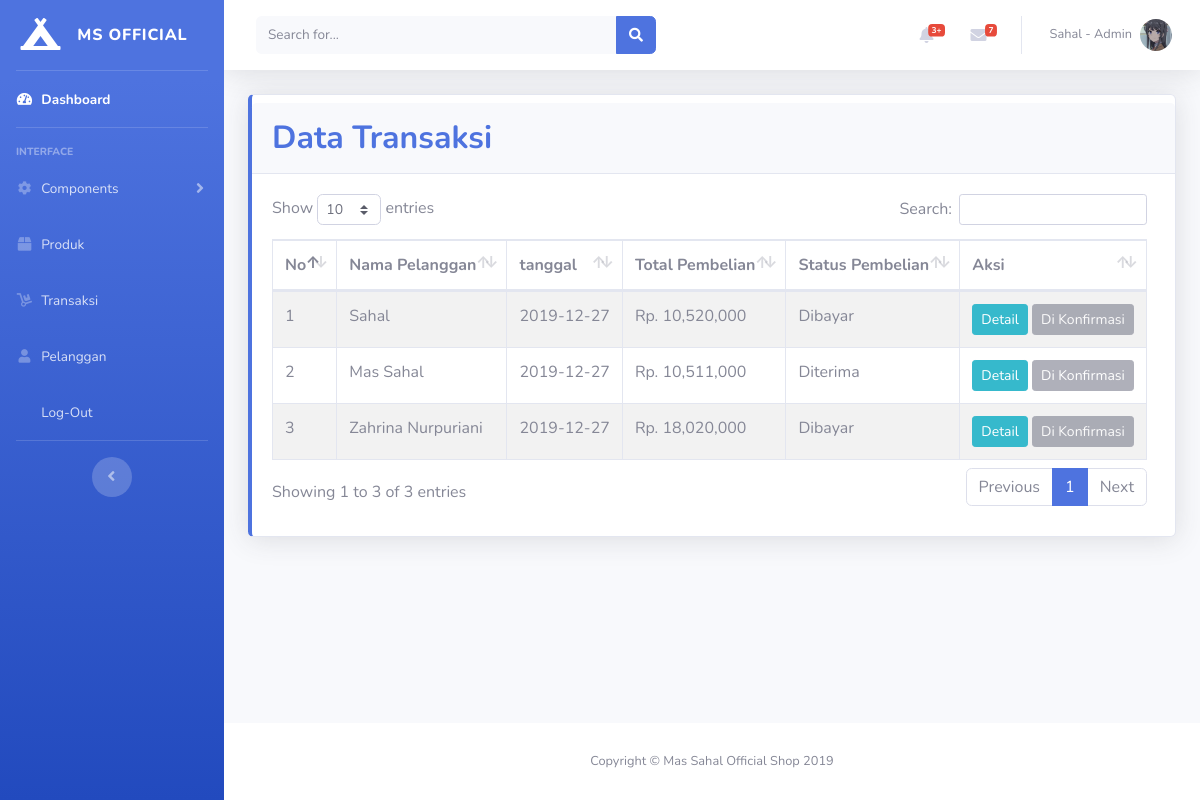
Page /admin/index.php?halaman=pembelian (signed in) on the committed database.
### tables this page shows
CREATE TABLE `pembelian` (
  `id_pembelian` int(11) NOT NULL,
  `id_pelanggan` int(11) NOT NULL,
  `id_ongkir` int(11) NOT NULL,
  `tanggal_pembelian` date NOT NULL,
  `total_pembelian` int(11) NOT NULL,
  `nama_kota` varchar(100) NOT NULL,
  `alamat_pengiriman` text NOT NULL,
  `kurir` varchar(100) NOT NULL,
  `tarif` int(11) NOT NULL,
  `status_pembelian` varchar(10) NOT NULL DEFAULT 'Pending'
);

CREATE TABLE `pelanggan` (
  `id_pelanggan` int(11) NOT NULL,
  `email_pelanggan` varchar(100) NOT NULL,
  `password_pelanggan` varchar(100) NOT NULL,
  `nama_pelanggan` varchar(100) NOT NULL,
  `telepon_pelanggan` varchar(25) NOT NULL
);

### admin/page/pembelian.php (the view)
<div class="row">
    <div class="col-12 mb-4">
      <div class="card border-left-primary shadow h-100 py-2">
          <div class="card-header py-3">
            <h2 class="m-0 font-weight-bold text-primary">Data Transaksi</h2>
          </div>
        <div class="card-body">
          <div class="row no-gutters align-items-center">
            <div class="col mr-2">
              <div class="table-responsive">
                <table class="table table-bordered table-hover table-striped" id="dataTable" cellspacing="0">
                    <thead>
                        <tr>
                            <th>No</th>
                            <th>Nama Pelanggan</th>
                            <th>tanggal</th>
                            <th>Total Pembelian</th>
                            <th>Status Pembelian</th>
                            <th>Aksi</th>
                        </tr>
                    </thead>
                    <tbody>
                        <?php
                        $no = 0;
                        $ambil = $koneksi->query("SELECT * FROM pembelian JOIN pelanggan ON pembelian.id_pelanggan=pelanggan.id_pelanggan");
                        while ($data = $ambil->fetch_assoc()) {
                        ?>
                        <tr>
                            <td><?php echo $no+=1;?></td>
                            <td><?php echo $data['nama_pelanggan']; ?></td>
                            <td><?php echo $data['tanggal_pembelian']; ?></td>
                            <td>Rp. <?php echo number_format($data['total_pembelian']); ?></td>
                            <td><?php echo $data['status_pembelian']; ?></td>
                            <td>
                              <a href="index.php?halaman=detail_pembelian&id=<?php echo $data['id_pembelian']; ?>" class="btn btn-sm btn-info"> Detail</a>
                              <?php
                              if ($data['status_pembelian'] == 'Pending') {?>
                              <a href="index.php?halaman=konfirmasi_pembelian&id=<?php echo $data['id_pembelian']; ?>" class="btn btn-sm btn-success"> Konfirmasi</a>
                              <?php }else{ ?>
                                <input type="submit" disabled class="btn btn-sm btn-secondary" value="Di Konfirmasi">
                              <?php } ?>
                            </td>
                        </tr>
                        <?php } ?>
                    </tbody>
                </table>
              </div>
            </div>
          </div>
        </div>
      </div>
    </div>
</div>

### rows in the picture
pembelian: no "1", id_pelanggan.nama_pelanggan "Sahal", tanggal_pembelian "2019-12-27", total_pembelian "10,520,000", status_pembelian "Dibayar"
pembelian: no "2", id_pelanggan.nama_pelanggan "Mas Sahal", tanggal_pembelian "2019-12-27", total_pembelian "10,511,000", status_pembelian "Diterima"
pembelian: no "3", id_pelanggan.nama_pelanggan "Zahrina Nurpuriani", tanggal_pembelian "2019-12-27", total_pembelian "18,020,000", status_pembelian "Dibayar"
